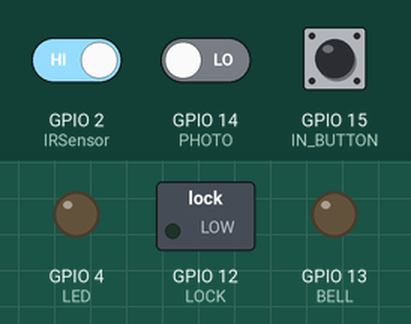
Simulated run of this sketch. Board: ESP32. On the bench: switched loads named in the sketch (green lamp = pin HIGH), output pins drawn as LEDs (lit = HIGH). The test bench sets the inputs (shaded band); at power-on: GPIO 2 (IRSensor) HIGH, GPIO 15 (IN_BUTTON) HIGH, GPIO 14 (PHOTO) LOW. WiFi joins after 1.5 s; servers stay silent unless stated; random numbers use the default seed unless the sketch sets one; the camera gives no picture; what the sketch prints to the serial monitor is not drawn.

Above: at 3.3 s.
3.4 s: GPIO 2 (IRSensor) driven LOW
At 4.2 s:
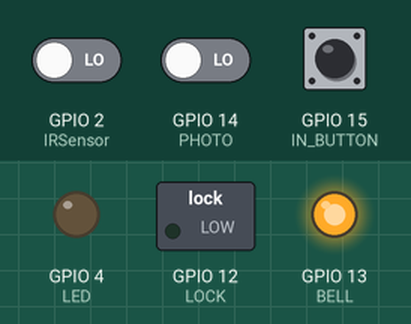
6.4 s: GPIO 15 (IN_BUTTON) pulled LOW for 3.2 s
At 9.5 s:
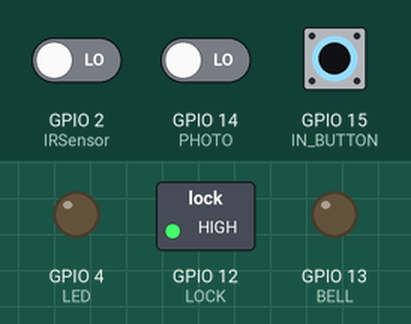
12.6 s: GPIO 2 (IRSensor) driven HIGH
14.1 s: GPIO 14 (PHOTO) driven HIGH
At 16.9 s:
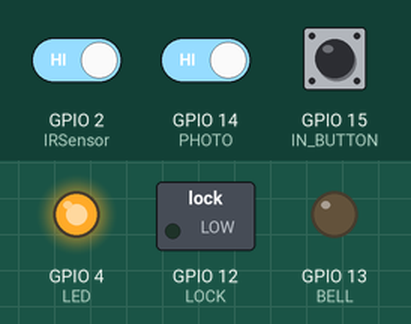
17.1 s: GPIO 14 (PHOTO) driven LOW
Timing chart, 0 to 19.6 s (numbered marks = the images above; inputs shaded):
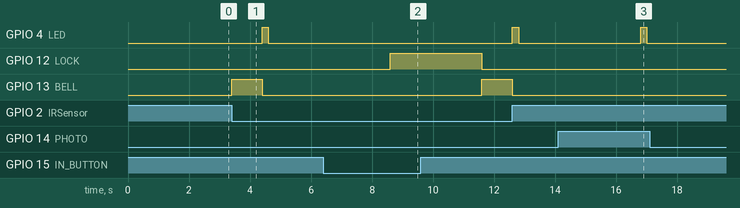

Measured:
- after the input at 3.4 s, GPIO 4 (LED): LOW → HIGH after 1.0 s, → LOW 0.20 s later; GPIO 13 (BELL): LOW → HIGH at once, → LOW 1.0 s later
- after the input at 6.4 s, GPIO 12 (LOCK): LOW → HIGH after 2.2 s, → LOW 3.0 s later
- after the input at 14.1 s, GPIO 4 (LED): LOW → HIGH after 2.7 s, → LOW 0.20 s later
- after the input at 17.1 s, every drawn part: stays the same

The sketch:

smart_door_bell_and_lock.ino
```cpp
// AR RoboTics
//ESP32 CAM Contact Less Door Bell Security System

#include "esp_camera.h"
#include <WiFi.h>
#include <WiFiClient.h>
#include <BlynkSimpleEsp32.h>

// Select camera model
#define CAMERA_MODEL_AI_THINKER // Has PSRAM

#include "camera_pins.h"

#define PHOTO 14
#define LED 4
#define LOCK 12
#define IN_BUTTON 15
#define IRSensor 2
#define BELL 13


const char* ssid = "AR RoboTics";       //wifi name
const char* password = "PASSWORD";       //password
char auth[] = "AUTH TOKEN";          //sent by Blynk

String local_IP;
int count = 0;
void startCameraServer();

void takePhoto()
{
  digitalWrite(LED, HIGH);
  delay(200);
  uint32_t randomNum = random(50000);
  Serial.println("http://"+local_IP+"/capture?_cb="+ (String)randomNum);
  Blynk.setProperty(V1, "urls", "http://"+local_IP+"/capture?_cb="+(String)randomNum);
  digitalWrite(LED, LOW);
  delay(1000);
}

void setup() {
  Serial.begin(115200);
  pinMode(LED,OUTPUT);
  pinMode(BELL,OUTPUT);
  pinMode(LOCK,OUTPUT);
  pinMode(IRSensor,INPUT);
  pinMode(IN_BUTTON,INPUT);
  digitalWrite(BELL,LOW);
  digitalWrite(LOCK,LOW);
  Serial.setDebugOutput(true);
  Serial.println();

  camera_config_t config;
  config.ledc_channel = LEDC_CHANNEL_0;
  config.ledc_timer = LEDC_TIMER_0;
  config.pin_d0 = Y2_GPIO_NUM;
  config.pin_d1 = Y3_GPIO_NUM;
  config.pin_d2 = Y4_GPIO_NUM;
  config.pin_d3 = Y5_GPIO_NUM;
  config.pin_d4 = Y6_GPIO_NUM;
  config.pin_d5 = Y7_GPIO_NUM;
  config.pin_d6 = Y8_GPIO_NUM;
  config.pin_d7 = Y9_GPIO_NUM;
  config.pin_xclk = XCLK_GPIO_NUM;
  config.pin_pclk = PCLK_GPIO_NUM;
  config.pin_vsync = VSYNC_GPIO_NUM;
  config.pin_href = HREF_GPIO_NUM;
  config.pin_sscb_sda = SIOD_GPIO_NUM;
  config.pin_sscb_scl = SIOC_GPIO_NUM;
  config.pin_pwdn = PWDN_GPIO_NUM;
  config.pin_reset = RESET_GPIO_NUM;
  config.xclk_freq_hz = 20000000;
  config.pixel_format = PIXFORMAT_JPEG;

  // if PSRAM IC present, init with UXGA resolution and higher JPEG quality
  //                      for larger pre-allocated frame buffer.
  if(psramFound()){
    config.frame_size = FRAMESIZE_UXGA;
    config.jpeg_quality = 10;
    config.fb_count = 2;
  } else {
    config.frame_size = FRAMESIZE_SVGA;
    config.jpeg_quality = 12;
    config.fb_count = 1;
  }

  // camera init
  esp_err_t err = esp_camera_init(&config);
  if (err != ESP_OK) {
    Serial.printf("Camera init failed with error 0x%x", err);
    return;
  }

  sensor_t * s = esp_camera_sensor_get();
  // initial sensors are flipped vertically and colors are a bit saturated
  if (s->id.PID == OV3660_PID) {
    s->set_vflip(s, 1); // flip it back
    s->set_brightness(s, 1); // up the brightness just a bit
    s->set_saturation(s, -2); // lower the saturation
  }
  // drop down frame size for higher initial frame rate
  s->set_framesize(s, FRAMESIZE_QVGA);

  WiFi.begin(ssid, password);

  while (WiFi.status() != WL_CONNECTED) {
    delay(500);
    Serial.print(".");
  }
  Serial.println("");
  Serial.println("WiFi connected");

  startCameraServer();

  Serial.print("Camera Ready! Use 'http://");
  Serial.print(WiFi.localIP());
  local_IP = WiFi.localIP().toString();
  Serial.println("' to connect");
  Blynk.begin(auth, ssid, password);
}

void loop() {
  // put your main code here, to run repeatedly:
  Blynk.run();
  if(digitalRead(PHOTO) == HIGH){
    takePhoto();
    }
  if(digitalRead(IN_BUTTON) == LOW){
    digitalWrite(LOCK,HIGH);
    delay(3000);
    digitalWrite(LOCK,LOW);
    }
  if(digitalRead(LOCK) == HIGH){
    digitalWrite(LOCK,HIGH);
    delay(3000);
    digitalWrite(LOCK,LOW);
    }
  if(digitalRead(IRSensor) == LOW && count == 0){
    count = 1;
    digitalWrite(BELL,HIGH);
    delay(1000);
    digitalWrite(BELL,LOW);
    Blynk.notify("Someone Arrived");
    takePhoto();
    delay(3000);
    count = 0;
  }

}
```

camera_pins.h
```cpp
#if defined(CAMERA_MODEL_WROVER_KIT)
#define PWDN_GPIO_NUM    -1
#define RESET_GPIO_NUM   -1
#define XCLK_GPIO_NUM    21
#define SIOD_GPIO_NUM    26
#define SIOC_GPIO_NUM    27

#define Y9_GPIO_NUM      35
#define Y8_GPIO_NUM      34
#define Y7_GPIO_NUM      39
#define Y6_GPIO_NUM      36
#define Y5_GPIO_NUM      19
#define Y4_GPIO_NUM      18
#define Y3_GPIO_NUM       5
#define Y2_GPIO_NUM       4
#define VSYNC_GPIO_NUM   25
#define HREF_GPIO_NUM    23
#define PCLK_GPIO_NUM    22

#elif defined(CAMERA_MODEL_ESP_EYE)
#define PWDN_GPIO_NUM    -1
#define RESET_GPIO_NUM   -1
#define XCLK_GPIO_NUM    4
#define SIOD_GPIO_NUM    18
#define SIOC_GPIO_NUM    23

#define Y9_GPIO_NUM      36
#define Y8_GPIO_NUM      37
#define Y7_GPIO_NUM      38
#define Y6_GPIO_NUM      39
#define Y5_GPIO_NUM      35
#define Y4_GPIO_NUM      14
#define Y3_GPIO_NUM      13
#define Y2_GPIO_NUM      34
#define VSYNC_GPIO_NUM   5
#define HREF_GPIO_NUM    27
#define PCLK_GPIO_NUM    25

#elif defined(CAMERA_MODEL_M5STACK_PSRAM)
#define PWDN_GPIO_NUM     -1
#define RESET_GPIO_NUM    15
#define XCLK_GPIO_NUM     27
#define SIOD_GPIO_NUM     25
#define SIOC_GPIO_NUM     23

#define Y9_GPIO_NUM       19
#define Y8_GPIO_NUM       36
#define Y7_GPIO_NUM       18
#define Y6_GPIO_NUM       39
#define Y5_GPIO_NUM        5
#define Y4_GPIO_NUM       34
#define Y3_GPIO_NUM       35
#define Y2_GPIO_NUM       32
#define VSYNC_GPIO_NUM    22
#define HREF_GPIO_NUM     26
#define PCLK_GPIO_NUM     21

#elif defined(CAMERA_MODEL_M5STACK_WIDE)
#define PWDN_GPIO_NUM     -1
#define RESET_GPIO_NUM    15
#define XCLK_GPIO_NUM     27
#define SIOD_GPIO_NUM     22
#define SIOC_GPIO_NUM     23

#define Y9_GPIO_NUM       19
#define Y8_GPIO_NUM       36
#define Y7_GPIO_NUM       18
#define Y6_GPIO_NUM       39
#define Y5_GPIO_NUM        5
#define Y4_GPIO_NUM       34
#define Y3_GPIO_NUM       35
#define Y2_GPIO_NUM       32
#define VSYNC_GPIO_NUM    25
#define HREF_GPIO_NUM     26
#define PCLK_GPIO_NUM     21

#elif defined(CAMERA_MODEL_AI_THINKER)
#define PWDN_GPIO_NUM     32
#define RESET_GPIO_NUM    -1
#define XCLK_GPIO_NUM      0
#define SIOD_GPIO_NUM     26
#define SIOC_GPIO_NUM     27

#define Y9_GPIO_NUM       35
#define Y8_GPIO_NUM       34
#define Y7_GPIO_NUM       39
#define Y6_GPIO_NUM       36
#define Y5_GPIO_NUM       21
#define Y4_GPIO_NUM       19
#define Y3_GPIO_NUM       18
#define Y2_GPIO_NUM        5
#define VSYNC_GPIO_NUM    25
#define HREF_GPIO_NUM     23
#define PCLK_GPIO_NUM     22

#elif defined(CAMERA_MODEL_TTGO_T_JOURNAL)
#define PWDN_GPIO_NUM      0
#define RESET_GPIO_NUM    15
#define XCLK_GPIO_NUM     27
#define SIOD_GPIO_NUM     25
#define SIOC_GPIO_NUM     23

#define Y9_GPIO_NUM       19
#define Y8_GPIO_NUM       36
#define Y7_GPIO_NUM       18
#define Y6_GPIO_NUM       39
#define Y5_GPIO_NUM        5
#define Y4_GPIO_NUM       34
#define Y3_GPIO_NUM       35
#define Y2_GPIO_NUM       17
#define VSYNC_GPIO_NUM    22
#define HREF_GPIO_NUM     26
#define PCLK_GPIO_NUM     21

#else
#error "Camera model not selected"
#endif
```
